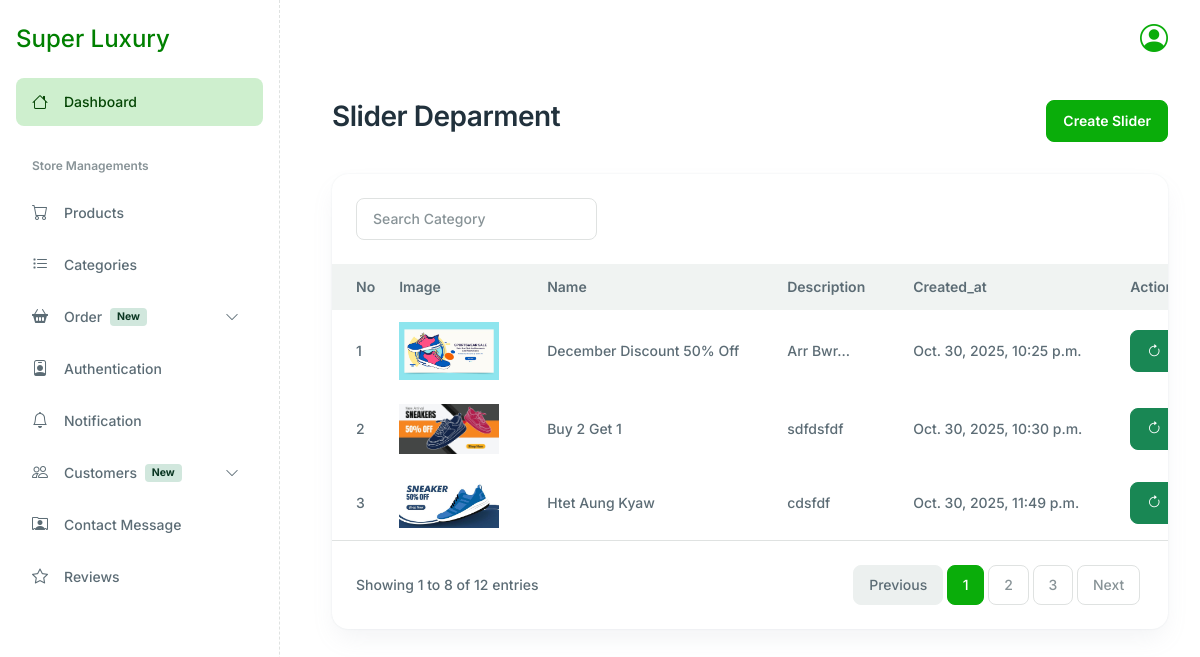
Page /dashboard/slider/ on the committed database.
### sneaker_shop/models.py (models this page shows, shortened)
class Slider(models.Model):
    image = models.ImageField(upload_to='uploads/slider/')
    sli_name = models.CharField(max_length=100,  default='', blank=True, null=True)
    sli_description = models.CharField(max_length=300, default='', blank=True, null=True)
    created_at = models.DateTimeField(auto_now_add=True)

### dashboard/views.py (the view)
# urls.py: path('slider/', views.SliderHome, name='slider'),
def SliderHome(request):
     sliders = Slider.objects.all()
     context = {
         'sliders':sliders
     }
     return render(request, 'slider.html', context)

### dashboard/context_processors.py (called while the page is built)
def unread_count(request):
    if request.user.is_authenticated:
        count = Notification.objects.filter(user = request.user, is_read = False, is_delete = False).count()
    else:
        count = 0
    return {'unread_count':count}

### dashboard/templates/slider.html (shortened to what this page needs)
{% extends 'base.html' %}
{% load static %}
{% block content %}
{% include 'sider.html'%}
<div class="main-wrapper" style="margin-left: 300px;">
    <main class="main-content-wrapper">
        <div class="container">
            <div class="row mb-8">
                <div class="col-md-12">
                    <div class="d-flex flex-column flex-md-row justify-content-between align-items-md-center gap-4">
                        <div>
                            <h2>Slider Deparment</h2>
                        </div>
                        <div>
                            <a href="{% url 'slidercreate'%}" class="btn btn-primary">Create Slider</a>
                        </div>
                    </div>
                </div>
            </div>
            <div class="row">
                <div class="col-xl-12 col-12 mb-5">
                    <div class="card h-100 card-lg">
                        <div class="px-6 py-6">
                            <div class="row justify-content-between">
                                <div class="col-lg-4 col-md-6 col-12 mb-2 mb-md-0">
                                    <form class="d-flex" role="search">
                                        <input class="form-control" type="search" placeholder="Search Category"
                                            aria-label="Search" />
                                    </form>
                                </div>
                            </div>
                        </div>
                        <div class="card-body p-0">
                            <div class="table-responsive">
                                <table
                                    class="table table-centered table-hover mb-0 text-nowrap table-borderless table-with-checkbox">
                                    <thead class="bg-light">
                                        <tr>
                                            <th>No</th>
                                            <th>Image</th>
                                            <th>Name</th>
                                            <th>Description</th>
                                            <th>Created_at</th>
                                            <th scope="col">Action</th>
                                        </tr>
                                    </thead>
                                    <tbody>
                                        {% for slider in sliders %}
                                        <tr>
                                            <td>{{forloop.counter}}</td>
                                            {% if slider.image%}
                                            <td>
                                                <img src="{{slider.image.url}}" alt="dd" width="100px">
                                            </td>
                                            {% endif %}
                                            <td>{{slider.sli_name}}</td>
                                            <td>{{slider.sli_description | truncatechars:8}}</td>
                                            <td>{{slider.created_at}}</td>
                                            <td>
                                                <button class="btn btn-success" data-bs-toggle="modal"
                                                    data-bs-target="#updateModal_{{slider.id}}"><i class="bi bi-arrow-clockwise"></i></button>
                                            </td>
                                        </tr>
                                        {% endfor %}
                            </div>
                        </div>
                    </div>
                    <div
                        class="border-top d-flex justify-content-between align-items-md-center px-6 py-6 flex-md-row flex-column gap-4">
                        <span>Showing 1 to 8 of 12 entries</span>
                        <nav>
                            <ul class="pagination mb-0">
                                <li class="page-item disabled"><a class="page-link" href="#!">Previous</a></li>
                                <li class="page-item"><a class="page-link active" href="#!">1</a></li>
                                <li class="page-item"><a class="page-link" href="#!">2</a></li>
                                <li class="page-item"><a class="page-link" href="#!">3</a></li>
                                <li class="page-item"><a class="page-link" href="#!">Next</a></li>
                            </ul>
                        </nav>
                    </div>
                </div>
            </div>
        </div>
</div>
{% endblock %}

### rows in the picture
Slider: image (picture), sli_name "December Discount 50% Off", sli_description "Arr Bwr…", created_at "Oct. 30, 2025, 10:25 p.m."
Slider: image (picture), sli_name "Buy 2 Get 1", sli_description "sdfdsfdf", created_at "Oct. 30, 2025, 10:30 p.m."
Slider: image (picture), sli_name "Htet Aung Kyaw", sli_description "cdsfdf", created_at "Oct. 30, 2025, 11:49 p.m."
